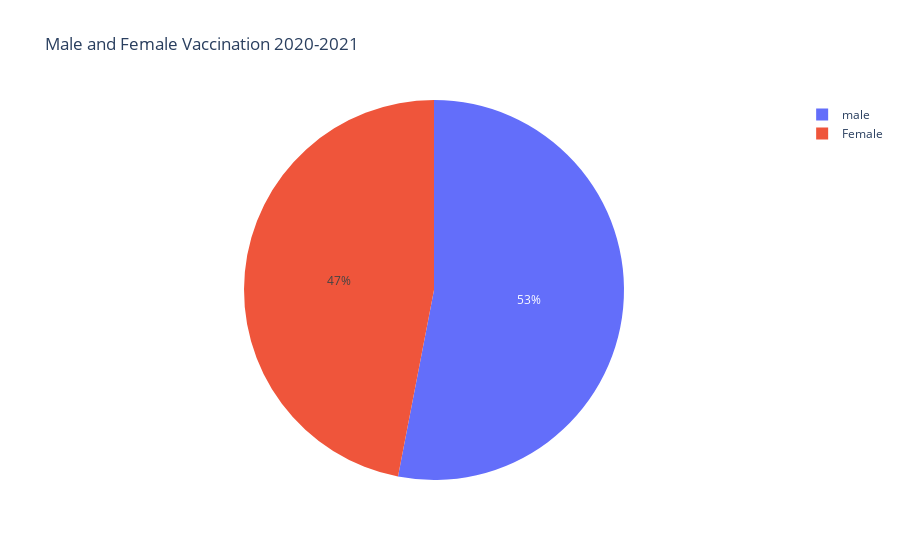

Notebook cell for this chart:
### Code cell
#Male vs Female vaccination
male = vaccination["Male(Individuals Vaccinated)"].sum()
female = vaccination ["Female(Individuals Vaccinated)"].sum()
px.pie(names=["male" , "Female"], values=[male,female], title = "Male and Female Vaccination 2020-2021")

### Figure 1 — Plotly figure (JSON) as saved in the notebook; plotly's stock layout.template omitted (floating-point values rounded to 4 significant figures)
{"data": [{"domain": {"x": [0, 1], "y": [0, 1]}, "hovertemplate": "label=%{label}<br>value=%{value}<extra></extra>", "labels": ["male", "Female"], "legendgroup": "", "name": "", "showlegend": true, "type": "pie", "values": [7138698858, 6321628736]}], "layout": {"legend": {"tracegroupgap": 0}, "title": {"text": "Male and Female Vaccination 2020-2021"}}}
